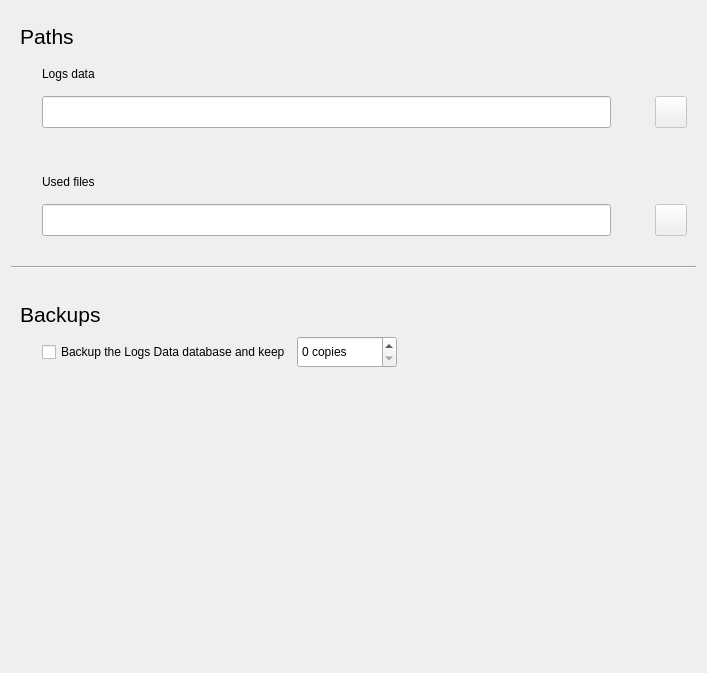
              <widget class="QWidget" name="tab_ConfDatabases">
               <attribute name="title">
                <string>Databases</string>
               </attribute>
               <layout class="QVBoxLayout" name="verticalLayout_17">
                <item>
                 <widget class="QFrame" name="frame_ConfDatabases">
                  <layout class="QGridLayout" name="gridLayout_62">
                   <item row="6" column="3">
                    <widget class="QPushButton" name="button_ConfDatabases_Hashes_Save">
                     <property name="enabled">
                      <bool>false</bool>
                     </property>
                     <property name="minimumSize">
                      <size>
                       <width>32</width>
                       <height>32</height>
                      </size>
                     </property>
                     <property name="maximumSize">
                      <size>
                       <width>32</width>
                       <height>32</height>
                      </size>
                     </property>
                     <property name="font">
                      <font>
                       <pointsize>16</pointsize>
                      </font>
                     </property>
                     <property name="cursor">
                      <cursorShape>PointingHandCursor</cursorShape>
                     </property>
                     <property name="toolTip">
                      <string>Apply the current path</string>
                     </property>
                    </widget>
                   </item>
                   <item row="1" column="1">
                    <widget class="QLabel" name="label_ConfDatabases_Data">
                     <property name="minimumSize">
                      <size>
                       <width>0</width>
                       <height>32</height>
                      </size>
                     </property>
                     <property name="maximumSize">
                      <size>
                       <width>16777215</width>
                       <height>32</height>
                      </size>
                     </property>
                     <property name="toolTip">
                      <string>Path where the logs data collection database is located</string>
                     </property>
                     <property name="text">
                      <string>Logs data</string>
                     </property>
                    </widget>
                   </item>
                   <item row="6" column="2">
                    <widget class="QLabel" name="icon_ConfDatabases_Hashes_Wrong">
                     <property name="enabled">
                      <bool>true</bool>
                     </property>
                     <property name="minimumSize">
                      <size>
                       <width>32</width>
                       <height>32</height>
                      </size>
                     </property>
                     <property name="maximumSize">
                      <size>
                       <width>32</width>
                       <height>32</height>
                      </size>
                     </property>
                     <property name="font">
                      <font>
                       <family>a Arbei Berry</family>
                       <pointsize>16</pointsize>
                      </font>
                     </property>
                     <property name="toolTip">
                      <string>The given path doen't exists, or doesn't point to a folder</string>
                     </property>
                     <property name="text">
                      <string notr="true"/>
                     </property>
                     <property name="pixmap">
                      <pixmap resource="resources/resources.qrc">:/icons/icons/err.png</pixmap>
                     </property>
                     <property name="scaledContents">
                      <bool>true</bool>
                     </property>
                    </widget>
                   </item>
                   <item row="2" column="3">
                    <widget class="QPushButton" name="button_ConfDatabases_Data_Save">
                     <property name="enabled">
                      <bool>false</bool>
                     </property>
                     <property name="minimumSize">
                      <size>
                       <width>32</width>
                       <height>32</height>
                      </size>
                     </property>
                     <property name="maximumSize">
                      <size>
                       <width>32</width>
                       <height>32</height>
                      </size>
                     </property>
                     <property name="font">
                      <font>
                       <pointsize>16</pointsize>
                      </font>
                     </property>
                     <property name="cursor">
                      <cursorShape>PointingHandCursor</cursorShape>
                     </property>
                     <property name="toolTip">
                      <string>Apply the current path</string>
                     </property>
                    </widget>
                   </item>
                   <item row="5" column="1">
                    <widget class="QLabel" name="label_ConfDatabases_Hashes">
                     <property name="minimumSize">
                      <size>
                       <width>0</width>
                       <height>32</height>
                      </size>
                     </property>
                     <property name="maximumSize">
                      <size>
                       <width>16777215</width>
                       <height>32</height>
                      </size>
                     </property>
                     <property name="toolTip">
                      <string>Path where the used files hashes database is located</string>
                     </property>
                     <property name="text">
                      <string>Used files</string>
                     </property>
                    </widget>
                   </item>
                   <item row="2" column="2">
                    <widget class="QLabel" name="icon_ConfDatabases_Data_Wrong">
                     <property name="enabled">
                      <bool>true</bool>
                     </property>
                     <property name="minimumSize">
                      <size>
                       <width>32</width>
                       <height>32</height>
                      </size>
                     </property>
                     <property name="maximumSize">
                      <size>
                       <width>32</width>
                       <height>32</height>
                      </size>
                     </property>
                     <property name="font">
                      <font>
                       <family>a Arbei Berry</family>
                       <pointsize>16</pointsize>
                      </font>
                     </property>
                     <property name="toolTip">
                      <string>The given path doen't exists, or doesn't point to a folder</string>
                     </property>
                     <property name="text">
                      <string notr="true"/>
                     </property>
                     <property name="pixmap">
                      <pixmap resource="resources/resources.qrc">:/icons/icons/err.png</pixmap>
                     </property>
                     <property name="scaledContents">
                      <bool>true</bool>
                     </property>
                    </widget>
                   </item>
                   <item row="4" column="1" colspan="3">
                    <spacer name="spacer_ConfDatabases_Paths_1">
                     <property name="orientation">
                      <enum>Qt::Vertical</enum>
                     </property>
                     <property name="sizeType">
                      <enum>QSizePolicy::Fixed</enum>
                     </property>
                     <property name="sizeHint" stdset="0">
                      <size>
                       <width>20</width>
                       <height>8</height>
                      </size>
                     </property>
                    </spacer>
                   </item>
                   <item row="2" column="1">
                    <widget class="QLineEdit" name="inLine_ConfDatabases_Data_Path">
                     <property name="minimumSize">
                      <size>
                       <width>0</width>
                       <height>32</height>
                      </size>
                     </property>
                     <property name="maximumSize">
                      <size>
                       <width>16777215</width>
                       <height>32</height>
                      </size>
                     </property>
                     <property name="toolTip">
                      <string>Insert the base path only, file name excluded</string>
                     </property>
                    </widget>
                   </item>
                   <item row="1" column="0" rowspan="6">
                    <spacer name="spacer_ConfDatabases_Paths_2">
                     <property name="orientation">
                      <enum>Qt::Horizontal</enum>
                     </property>
                     <property name="sizeType">
                      <enum>QSizePolicy::Fixed</enum>
                     </property>
                     <property name="sizeHint" stdset="0">
                      <size>
                       <width>16</width>
                       <height>178</height>
                      </size>
                     </property>
                    </spacer>
                   </item>
                   <item row="0" column="0" colspan="4">
                    <widget class="QLabel" name="label_ConfDatabases_Paths">
                     <property name="minimumSize">
                      <size>
                       <width>128</width>
                       <height>32</height>
                      </size>
                     </property>
                     <property name="maximumSize">
                      <size>
                       <width>16777215</width>
                       <height>32</height>
                      </size>
                     </property>
                     <property name="font">
                      <font>
                       <pointsize>16</pointsize>
                      </font>
                     </property>
                     <property name="toolTip">
                      <string>Path for the database files</string>
                     </property>
                     <property name="text">
                      <string>Paths</string>
                     </property>
                    </widget>
                   </item>
                   <item row="6" column="1">
                    <widget class="QLineEdit" name="inLine_ConfDatabases_Hashes_Path">
                     <property name="minimumSize">
                      <size>
                       <width>0</width>
                       <height>32</height>
                      </size>
                     </property>
                     <property name="maximumSize">
                      <size>
                       <width>16777215</width>
                       <height>32</height>
                      </size>
                     </property>
                     <property name="toolTip">
                      <string>Insert the base path only, file name excluded</string>
                     </property>
                    </widget>
                   </item>
                  </layout>
                 </widget>
                </item>
                <item>
                 <widget class="Line" name="gline_ConfDatabases_1">
                  <property name="minimumSize">
                   <size>
                    <width>0</width>
                    <height>32</height>
                   </size>
                  </property>
                  <property name="maximumSize">
                   <size>
                    <width>16777215</width>
                    <height>32</height>
                   </size>
                  </property>
                  <property name="orientation">
                   <enum>Qt::Horizontal</enum>
                  </property>
                 </widget>
                </item>
                <item>
                 <widget class="QFrame" name="frame">
                  <layout class="QGridLayout" name="gridLayout_65">
                   <item row="0" column="0" colspan="4">
                    <widget class="QLabel" name="label_ConfDatabases_Backups">
                     <property name="minimumSize">
                      <size>
                       <width>128</width>
                       <height>32</height>
                      </size>
                     </property>
                     <property name="maximumSize">
                      <size>
                       <width>16777215</width>
                       <height>32</height>
                      </size>
                     </property>
                     <property name="font">
                      <font>
                       <pointsize>16</pointsize>
                      </font>
                     </property>
                     <property name="toolTip">
                      <string>Backup options for the Logs Data database</string>
                     </property>
                     <property name="text">
                      <string>Backups</string>
                     </property>
                    </widget>
                   </item>
                   <item row="1" column="0">
                    <spacer name="spacer_ConfDatabases_Backups_1">
                     <property name="orientation">
                      <enum>Qt::Horizontal</enum>
                     </property>
                     <property name="sizeType">
                      <enum>QSizePolicy::Fixed</enum>
                     </property>
                     <property name="sizeHint" stdset="0">
                      <size>
                       <width>16</width>
                       <height>28</height>
                      </size>
                     </property>
                    </spacer>
                   </item>
                   <item row="1" column="1">
                    <widget class="QCheckBox" name="checkBox_ConfDatabases_DoBackup">
                     <property name="toolTip">
                      <string>A new backup is made when closing LogDoctor after having succesfully edited the database</string>
                     </property>
                     <property name="text">
                      <string>Backup the Logs Data database and keep</string>
                     </property>
                    </widget>
                   </item>
                   <item row="1" column="2">
                    <widget class="QSpinBox" name="spinBox_ConfDatabases_NumBackups">
                     <property name="minimumSize">
                      <size>
                       <width>100</width>
                       <height>32</height>
                      </size>
                     </property>
                     <property name="maximumSize">
                      <size>
                       <width>16777215</width>
                       <height>32</height>
                      </size>
                     </property>
                     <property name="suffix">
                      <string notr="true"> copies</string>
                     </property>
                    </widget>
                   </item>
                   <item row="1" column="3">
                    <spacer name="spacer_ConfDatabases_Backups_2">
                     <property name="orientation">
                      <enum>Qt::Horizontal</enum>
                     </property>
                     <property name="sizeHint" stdset="0">
                      <size>
                       <width>284</width>
                       <height>20</height>
                      </size>
                     </property>
                    </spacer>
                   </item>
                  </layout>
                 </widget>
                </item>
                <item>
                 <spacer name="spacer_ConfDatabases_1">
                  <property name="orientation">
                   <enum>Qt::Vertical</enum>
                  </property>
                  <property name="sizeType">
                   <enum>QSizePolicy::Expanding</enum>
                  </property>
                  <property name="sizeHint" stdset="0">
                   <size>
                    <width>668</width>
                    <height>285</height>
                   </size>
                  </property>
                 </spacer>
                </item>
               </layout>
              </widget>
